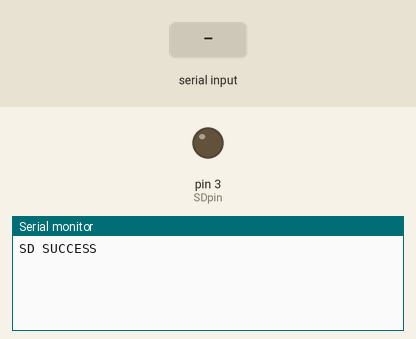
Recording of a sketch running on a simulated Arduino Uno, built with avr-gcc and run on an emulated ATmega328P. Shown: output pins drawn as LEDs (lit = HIGH), the last lines printed to the serial monitor. The test bench sets the inputs (shaded band). Storage starts empty.

Above: at 1.2 s.
1.3 s: "1" received over Serial
At 3.3 s:
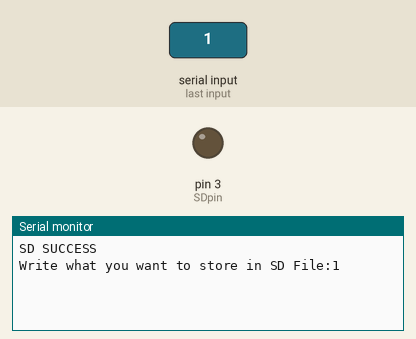
3.8 s: "0" received over Serial
At 6.1 s:
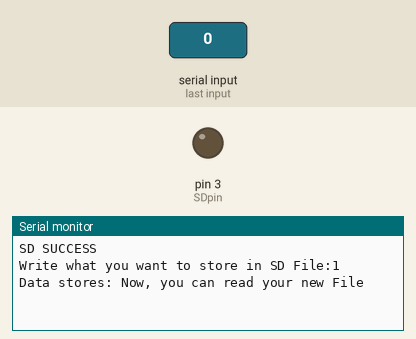

The sketch:

6_SD_Menu.ino
```cpp
/*
  Free open Arduino Course

  Github:
  https://github.com/ZGZMakerSpace/ArduinoCourse
  Documentation:
  https://zaragozamakerspace.com/index.php/courses/curso-basico-arduino/

  by Zaragoza Maker Space
*/
#include <SD.h>
const byte SDpin = 3;


void setup() {
  Serial.begin( 9600 );
  pinMode(SDpin, OUTPUT);

  if ( SD.begin( SDpin ) ){
    Serial.println("SD SUCCESS");

  }else {
   Serial.println("SD Initialization failed!");
  }

}

void loop() {

  if (Serial.available() ){
    String filestr = Serial.readString();

    if ( SD.exists( filestr  )){
      Serial.print("File  ");Serial.println( filestr );
      File entry = SD.open( filestr );

      if (entry){
        Serial.println(" Exists");
        Serial.println();

        while (entry.available()) {
          Serial.print( (char)entry.read() );
        }
        Serial.print("Write what you want to store in SD File:");
        while ( !Serial.available() ){

        }
        String serialData = Serial.readString();
        entry.println(serialData);
        entry.close();
      }else{
        Serial.println("File Not Exists");

      }
    }else{
      File entry = SD.open( filestr, FILE_WRITE);
      Serial.println();
      Serial.print("Write what you want to store in SD File:");
      Serial.println(filestr);
      while ( !Serial.available() ){

      }
      String serialData = Serial.readString();
      entry.println(serialData);
      Serial.println("Data stores: Now, you can read your new File");

      entry.close();
    }

  }
}
```

Measured:
- after the input at 1.3 s, the serial monitor: prints a new line after 1.0 s (image 1)
- after the input at 3.8 s, the serial monitor: prints a new line after 1.0 s (image 2)
